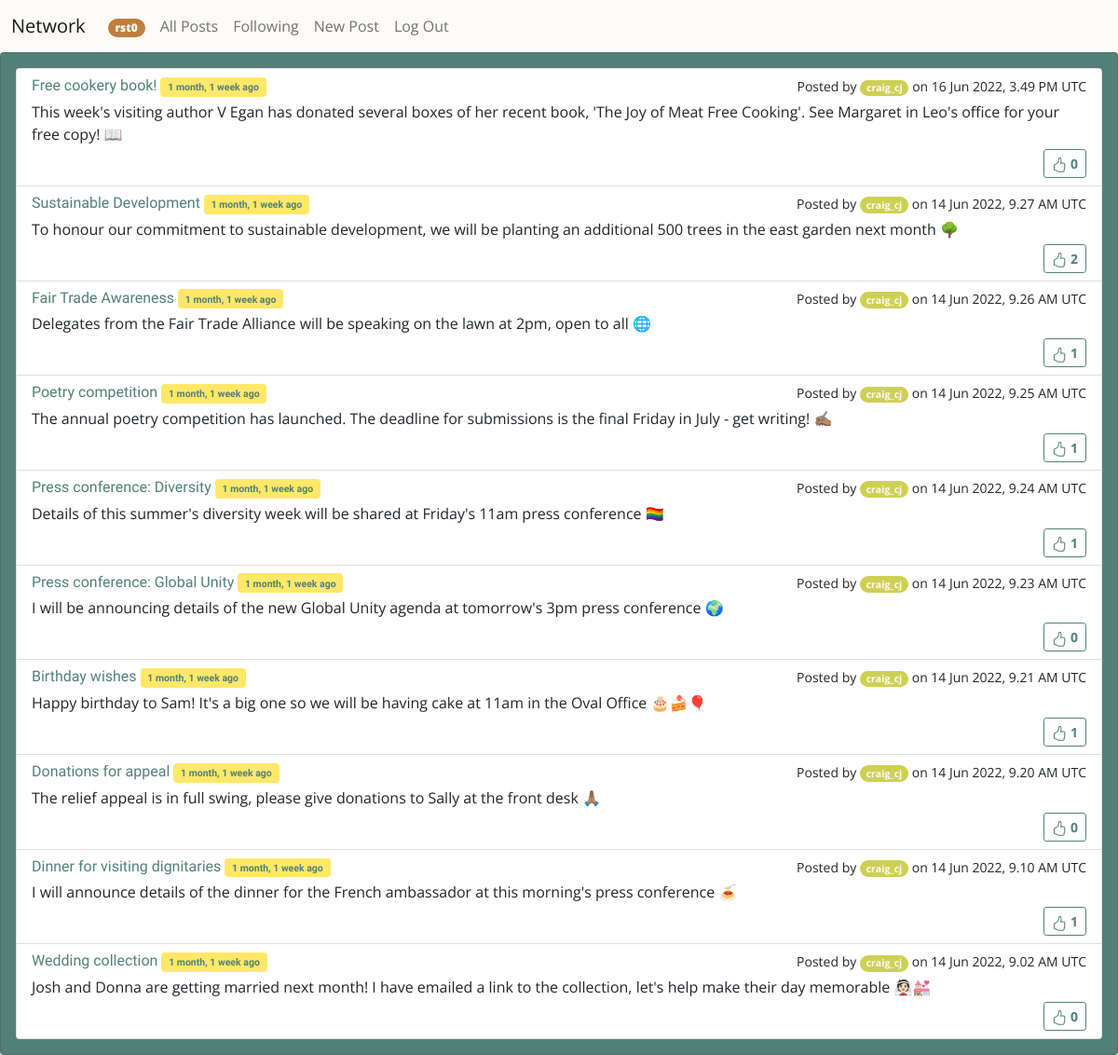
Page /following (signed in) on the committed database.
### network/models.py (models this page shows, shortened)
class User(AbstractUser):
    userColour = RGBColorField(default='#FF9000')

class Post(models.Model):
    user = models.ForeignKey("User", on_delete=models.CASCADE, related_name="post")
    subject = models.CharField(max_length=255, blank=False)
    body = models.TextField(blank=False)
    timestamp = models.DateTimeField(auto_now_add=True)
    likes = models.ForeignKey("Like", null=True, blank=True, on_delete=models.CASCADE, related_name="likedBy")

### network/views.py (the view)
# urls.py: path("following", views.following, name="following"),
@login_required
def following(request):
    followers = Follower.objects.filter(user=request.user.id)
    user_list = [follower.follows.id for follower in followers]
    posts = Post.objects.filter(user_id__in = user_list).select_related('likes').annotate(num_Likes=Count('likedPost')).order_by("-timestamp").all()
    form = NewPost()
    try:
        userLikes = [post.id if Like.objects.filter(post=post.id, user=request.user) else None for post in posts]
    except:
        userLikes = None
    paginator = Paginator(posts,10)
    page_number = request.GET.get('page')
    page_obj = paginator.get_page(page_number)
    return render(request, "network/index.html", {
        "posts": page_obj, #Post.objects.all(),
        "form": form,
        "userLikes": userLikes
            })

### network/templates/network/index.html (shortened to what this page needs)
{% extends "network/layout.html" %}
{% load static %}
{% load bootstrap_pagination %}
{% load crispy_forms_tags %}
{% block body %}
<div class="card card-body bg-primary text-light">
  <section id="posts-list" style="display: block;">
    <div class="card" >
        <div class="list-group list-group-flush" id="allPosts">
        {% for post in posts %}
          <div class="list-group-item list-group-item-action flex-column align-items-start ">
            <div class="d-flex w-100 justify-content-between">
            <h6 class="mb-1 text-primary" id="post-subject-{{post.id}}">{{ post.subject }} <span class="badge bg-warning text-primary"><small> {{ post.timestamp|timesince }} ago</small></span></h6>
            <small id="posted-by-{{post.id}}">Posted by
             {% if user.is_authenticated %}
             <a href="user/{{post.user.id}}">
              <badge class="badge rounded-pill text-light" style="background: {{post.user.userColour}}" id="show-profile-{{post.user.id}}">{{ post.user.username }}</badge></a>
             {% else %}
                <badge class="badge rounded-pill text-light" style="background: {{post.user.userColour}}" id="show-profile-{{post.user.id}}" disabled>{{ post.user.username }}</badge>
                {% endif %}
                 on {{ post.timestamp|date:'j M Y, g.i A e'  }}
                </small>
            </div>
            <section class="post-body-static">
              <p class="mb-1" id="post-body-{{post.id}}">{{ post.body }}</p>
            </section>
              <div class="text-end">
                {% if post.user.id == request.user.id %}
                <div class="d-flex justify-content-between">
                  <div class="btn-toolbar" role="toolbar" aria-label="Toolbar with button groups">
                    <div class="btn-group me-2" role="group" aria-label="First group">
                  <button class="btn btn-primary btn-sm text-light" id="edit-post-button-{{post.id}}" onclick="show('{{post.id}}')">Edit</button></div>
                  <div class="btn-group me-2" role="group" aria-label="Second group">
                  <form id="delPostForm" action="{% url 'deletePost' %}" method="post">
                    {% csrf_token %}
                      <input type ="hidden" id="post_id" name="post_id" value="{{ post.id }}">
                      <button type="submit" class="btn btn-danger btn-sm">
                        <svg xmlns="http://www.w3.org/2000/svg" width="16" height="16" fill="currentColor" class="bi bi-trash" viewBox="0 0 16 16">
                        <path d="M5.5 5.5A.5.5 0 0 1 6 6v6a.5.5 0 0 1-1 0V6a.5.5 0 0 1 .5-.5zm2.5 0a.5.5 0 0 1 .5.5v6a.5.5 0 0 1-1 0V6a.5.5 0 0 1 .5-.5zm3 .5a.5.5 0 0 0-1 0v6a.5.5 0 0 0 1 0V6z"/>
                        <path fill-rule="evenodd" d="M14.5 3a1 1 0 0 1-1 1H13v9a2 2 0 0 1-2 2H5a2 2 0 0 1-2-2V4h-.5a1 1 0 0 1-1-1V2a1 1 0 0 1 1-1H6a1 1 0 0 1 1-1h2a1 1 0 0 1 1 1h3.5a1 1 0 0 1 1 1v1zM4.118 4 4 4.059V13a1 1 0 0 0 1 1h6a1 1 0 0 0 1-1V4.059L11.882 4H4.118zM2.5 3V2h11v1h-11z"/>
                      </svg>
                    </button></div></div>
                </form>
                {% else %}
                  <div>
                {% endif %}
                    {% if post.id in userLikes %}
                  <div id="numLikesVal-{{post.id}}"><button href="" class="btn btn-primary btn-sm text-light"  id="followButton-{{post.id}}" onclick="like('{{post.id}}')" {% if post.user == request.user %}disabled{% endif %}><svg xmlns="http://www.w3.org/2000/svg" width="16" height="16" fill="currentColor" class="bi bi-hand-thumbs-up-fill" viewBox="0 0 16 16">
                    <path d="M6.956 1.745C7.021.81 7.908.087 8.864.325l.261.066c.463.116.874.456 1.012.965.22.816.533 2.511.062 4.51a9.84 9.84 0 0 1 .443-.051c.713-.065 1.669-.072 2.516.21.518.173.994.681 1.2 1.273.184.532.16 1.162-.234 1.733.058.119.103.242.138.363.077.27.113.567.113.856 0 .289-.036.586-.113.856-.039.135-.09.273-.16.404.169.387.107.819-.003 1.148a3.163 3.163 0 0 1-.488.901c.054.152.076.312.076.465 0 .305-.089.625-.253.912C13.1 15.522 12.437 16 11.5 16H8c-.605 0-1.07-.081-1.466-.218a4.82 4.82 0 0 1-.97-.484l-.048-.03c-.504-.307-.999-.609-2.068-.722C2.682 14.464 2 13.846 2 13V9c0-.85.685-1.432 1.357-1.615.849-.232 1.574-.787 2.132-1.41.56-.627.914-1.28 1.039-1.639.199-.575.356-1.539.428-2.59z"/>
                  </svg><strong id="followText-{{post.id}}"> {{ post.num_Likes }} </strong>
                    {% else %}
                    <div id="numLikesVal-{{post.id}}"><button href="" class="btn btn-outline-primary btn-sm"  id="followButton-{{post.id}}" onclick="like('{{post.id}}')" ><strong id="followText-{{post.id}}"> {{ post.num_Likes }} </strong>
                    {% endif %}
                  </button>
                  </div>
                </div>
              </div>
        </div>
        {% endfor %}
      </div>
    </div>
  </section>
</div>
{% endblock %}

### network/templates/network/layout.html (shortened to what this page needs)
{% load static %}
<!DOCTYPE html>
<html lang="en">
  <head>
    <link
      href="https://cdn.jsdelivr.net/npm/bootstrap@5.2.0-beta1/dist/css/bootstrap.min.css"
      rel="stylesheet"
    />
    <link href="{% static 'network/styles.css' %}" rel="stylesheet" />
  </head>
  <body>
    <nav class="navbar navbar-expand-lg navbar-light bg-light">
      <div class="container-fluid">
        <a class="navbar-brand" href="{% url 'index' %}">Network</a>
        <div class="collapse navbar-collapse" id="navbarToggler">
          <ul class="navbar-nav me-auto mb-2 mb-lg-0">
            {% if user.is_authenticated %}
            <li class="nav-item">
              <a class="nav-link" href="/user/{{request.user.id}}"
                ><badge
                  class="badge rounded-pill text-light"
                  style="background: {{request.user.userColour}}"
                  ><strong>{{ request.user.username }}</strong></badge
                ></a
              >
            </li>
            {% endif %}
            <li class="nav-item">
              <a class="nav-link" href="{% url 'index' %}">All Posts</a>
            </li>
            {% if user.is_authenticated %}
            <li class="nav-item">
              <a class="nav-link" href="{% url 'following' %}">Following</a>
            </li>
            <li class="nav-item">
              <a
                class="nav-link"
                data-bs-toggle="collapse"
                href="#collapseNewPost"
                role="button"
                aria-expanded="false"
                aria-controls="collapseNewPost"
                >New Post</a
              >
            </li>
            <li class="nav-item">
              <a class="nav-link" href="{% url 'logout' %}">Log Out</a>
            </li>
            {% endif %}
          </ul>
        </div>
      </div>
    </nav>
    <div class="body">{% block body %} {% endblock %}</div>
  </body>
</html>

### rows in the picture
User: user.username "rst0"
Post: subject "Free cookery book!", timestamp "1 month, 1 week", user.username "craig_cj", timestamp "16 Jun 2022, 3.49 PM UTC", body "This week's visiting author V Egan has donated several boxes of her recent book, 'The Joy of Meat Free Cooking'. See Margaret in Leo's office for your free copy! 📖", num_Likes "0"
Post: subject "Sustainable Development", timestamp "1 month, 1 week", user.username "craig_cj", timestamp "14 Jun 2022, 9.27 AM UTC", body "To honour our commitment to sustainable development, we will be planting an additional 500 trees in the east garden next month 🌳", num_Likes "2"
Post: subject "Fair Trade Awareness", timestamp "1 month, 1 week", user.username "craig_cj", timestamp "14 Jun 2022, 9.26 AM UTC", body "Delegates from the Fair Trade Alliance will be speaking on the lawn at 2pm, open to all 🌐", num_Likes "1"
Post: subject "Poetry competition", timestamp "1 month, 1 week", user.username "craig_cj", timestamp "14 Jun 2022, 9.25 AM UTC", body "The annual poetry competition has launched. The deadline for submissions is the final Friday in July - get writing! ✍🏽", num_Likes "1"
Post: subject "Press conference: Diversity", timestamp "1 month, 1 week", user.username "craig_cj", timestamp "14 Jun 2022, 9.24 AM UTC", body "Details of this summer's diversity week will be shared at Friday's 11am press conference 🏳️‍🌈", num_Likes "1"
Post: subject "Press conference: Global Unity", timestamp "1 month, 1 week", user.username "craig_cj", timestamp "14 Jun 2022, 9.23 AM UTC", body "I will be announcing details of the new Global Unity agenda at tomorrow's 3pm press conference 🌍", num_Likes "0"
Post: subject "Birthday wishes", timestamp "1 month, 1 week", user.username "craig_cj", timestamp "14 Jun 2022, 9.21 AM UTC", body "Happy birthday to Sam! It's a big one so we will be having cake at 11am in the Oval Office 🎂🍰🎈", num_Likes "1"
Post: subject "Donations for appeal", timestamp "1 month, 1 week", user.username "craig_cj", timestamp "14 Jun 2022, 9.20 AM UTC", body "The relief appeal is in full swing, please give donations to Sally at the front desk 🙏🏽", num_Likes "0"
Post: subject "Dinner for visiting dignitaries", timestamp "1 month, 1 week", user.username "craig_cj", timestamp "14 Jun 2022, 9.10 AM UTC", body "I will announce details of the dinner for the French ambassador at this morning's press conference 🍝", num_Likes "1"
Post: subject "Wedding collection", timestamp "1 month, 1 week", user.username "craig_cj", timestamp "14 Jun 2022, 9.02 AM UTC", body "Josh and Donna are getting married next month! I have emailed a link to the collection, let's help make their day memorable 👰🏻💒", num_Likes "0"
